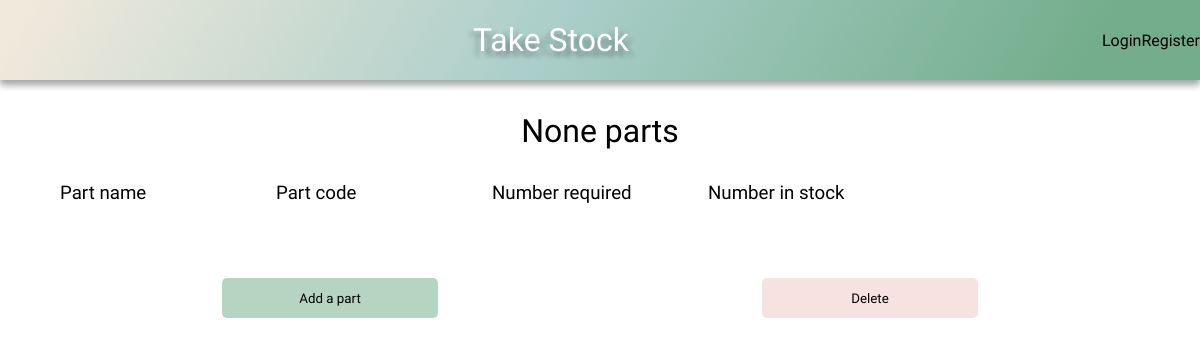
The page /product-detail/31 on the database as committed earlier.
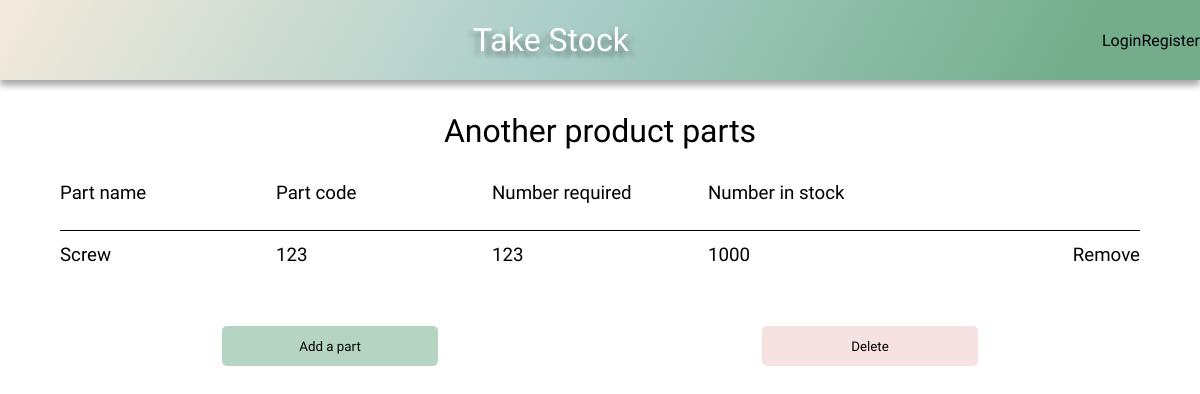
The same page on the database as committed later.
### stock/models.py (models this page shows, shortened)
class Product(models.Model):
    name = models.CharField(max_length=100)
    stock_parts = models.ManyToManyField(Stock)
    company = models.ForeignKey(User, on_delete=models.CASCADE, default=1)
    def __str__(self):
        return f'{self.name}'

class Parts(models.Model):
    product_part_belongs_to = models.ForeignKey(
        Product, on_delete=models.CASCADE
        )
    item = models.ForeignKey(Stock, on_delete=models.CASCADE)
    number_required = models.IntegerField()
    company = models.ForeignKey(User, on_delete=models.CASCADE, default=1)

class Stock(models.Model):
    name = models.CharField(max_length=100)
    code = models.CharField(max_length=100)
    number_in_stock = models.IntegerField()
    company = models.ForeignKey(User, on_delete=models.CASCADE, default=1)

### stock/views.py (the view)
# urls.py: path('product-detail/<int:pk>', product_detail, name='product-detail'),
def product_detail(request, pk):
    product_parts = Parts.objects.filter(product_part_belongs_to=pk)
    product = Product.objects.filter(id=pk).first()
    context = {
        'product_parts': product_parts,
        'product': product,
    }
    return render(request, 'product_detail.html', context)

### stock/templates/product_detail.html
{% extends 'base.html' %}
{% load static %}
{% block head %}
    <link rel="stylesheet" href="{% static 'css/style.css' %}">
    <link rel="stylesheet" href="{% static 'css/grid.css' %}">
{% endblock %}
{% block content %}
    <h1>{{ product }} parts</h1>
    <div class="grid">
        <div class="grid-headings grid-5">
            <h3>Part name</h3>
            <h3>Part code</h3>
            <h3>Number required</h3>
            <h3>Number in stock</h3>
        </div>
        {% for part in product_parts %}
        <div class="grid-row grid-5">
            <div class="item-name-content">
                <h3>{{ part.item.name }}</h3>
            </div>
            <div class="item-code-content">
                <h3>{{ part.item.code }}</h3>
            </div>
            <div class="item-required-content">
                <h3>{{ part.number_required }}</h3>
            </div>
            <div class="item-number-content">
                <h3>{{ part.item.number_in_stock }}</h3>
            </div>
            <div class="update">
                <h3><a href="{% url 'delete-part' part.id %}">Remove</a></h3>
            </div>
        </div>
        {% endfor %}
        <div class="grid-buttons">
            <button class="btn grid-btn btn-submit btn-hover"><a href="{% url 'add_more_parts' product.pk %}">Add a part</a></button>
            <button class="btn grid-btn btn-delete btn-hover"><a href="{% url 'delete-product' product.id %}">Delete</a></button>
        </div>
    </div>
{% endblock %}

Rows that differ between the two databases and show on the page:
added Product: name "Another product"
added Parts: item.name "Screw", item.code "123", number_required "123", item.number_in_stock "1000"
Other text that changed with them:
{{ product }}: "None" → (not shown)
